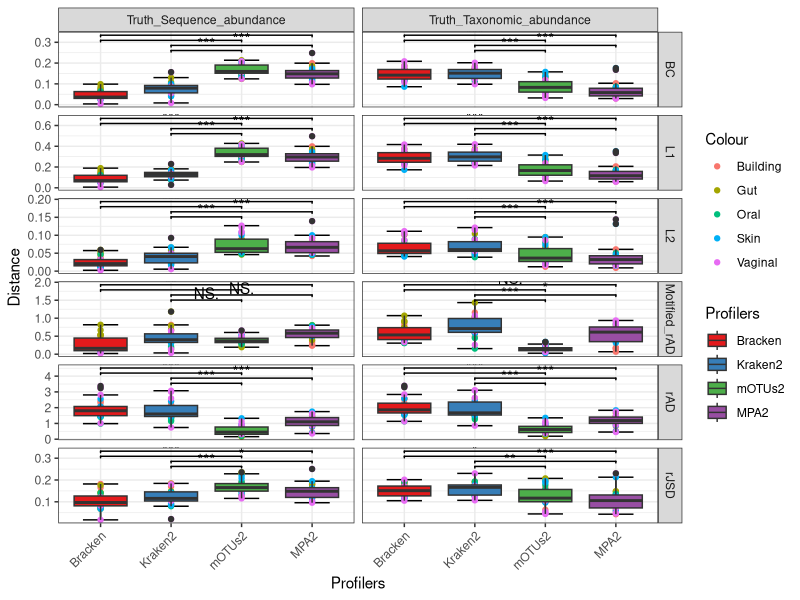

This figure's R source:
#Library R packages
library(RColorBrewer)
library(ggplot2)
library(ggsignif)

#Read plot data
Plot.Fig3 <-read.table(file = "Figure3_metadata_and_organized_metrics.txt",header = T,sep="\t", row.names=1)

#Plot
ggplot(data=Plot.Fig3, aes(x=Profilers, y=Distance, fill=Profilers))+
  stat_boxplot(geom = "errorbar", colour="black", width=0.5)+
  geom_point(aes(x=Profilers, y=Distance, color=Colour))+
  geom_boxplot() + theme_bw() + facet_grid(Matrix~Compared_with, scales = "free")+
  geom_signif(comparisons = list(c("Kraken2","mOTUs2"), c("Kraken2","MPA2"),
                                 c("Bracken","mOTUs2"), c("Bracken","MPA2")),
              step_increase = 0.1, map_signif_level = T, test = wilcox.test)+
  scale_fill_manual(values = brewer.pal(7, "Set1"))+
  theme(axis.text.x = element_text(angle = 45, hjust = 1, vjust = 1))
